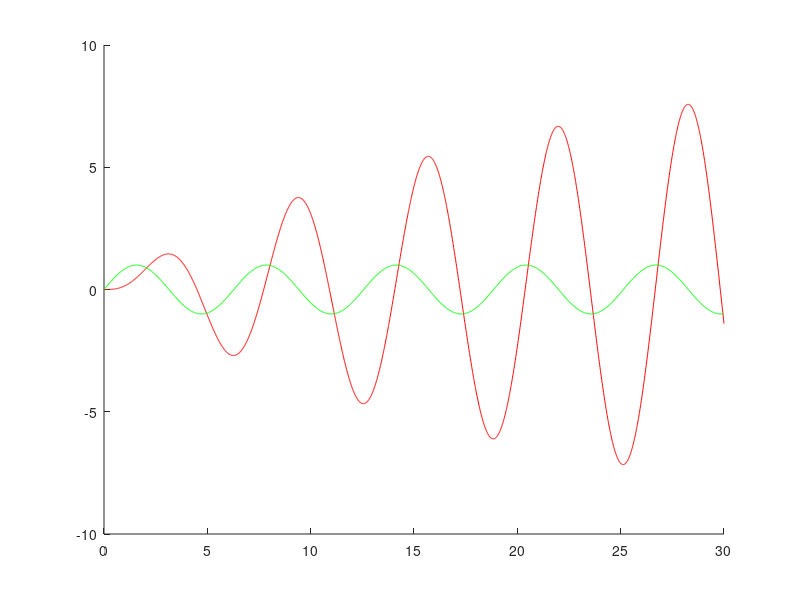
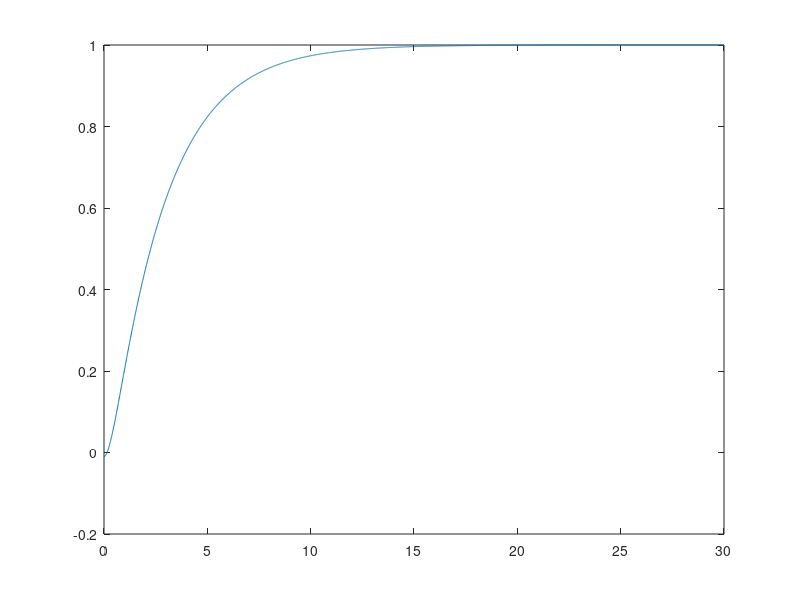
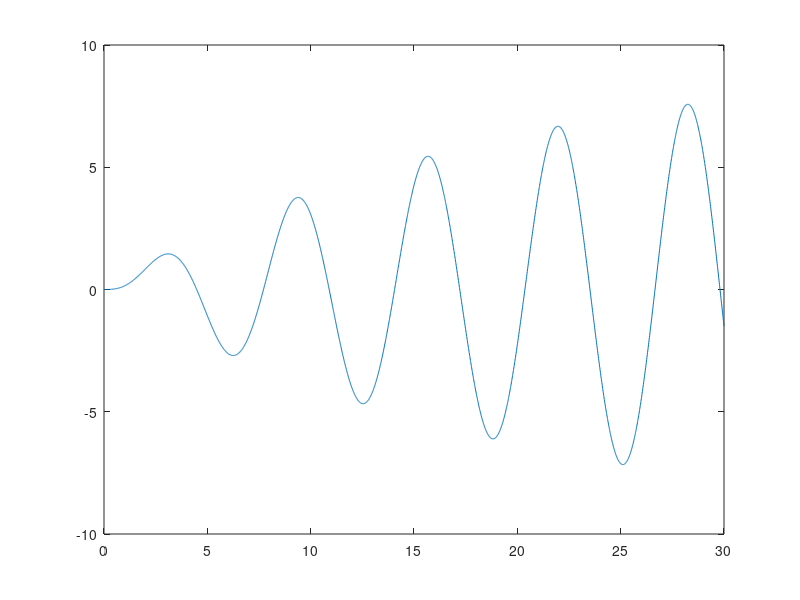

MATLAB code to generate these figures, in order:
clc
clear all
close all

dt=0.01;
t=0:dt:30;
%Ft=ones(1,length(t));
%Ft=exp(-0.1.*t);
Ft=sin(t);
m=1;
b=0.1;
k=1;

num=[1];
den=[m b k];

sys=tf(num,den);

y=lsim(sys,Ft,t);

hold on
plot(t,y,'r')
plot(t,Ft,'g')
hold off

%%%%%%%%%%%%%%%%%%%%%%%%%%%%%%%%%%%%%%%%%%%%%%

yc=1+(0.17.*exp(-2.61.*t))-(1.18*exp(-0.38.*t));

figure
plot(t,yc)

%%%%%%%%%%%%%%%%%%%%%%%%%%%%%%%%%%%%%%%%%%%%%%

xpp(1)=0;
xp(1)=0;
x(1)=0;

for n=2:length(t)
    xpp(n)=(Ft(n)-b.*xp(n-1)-k.*x(n-1))/m;
    xp(n)=sum(xpp.*dt);
    x(n)=sum(xp.*dt);
end

figure
plot(t,x)